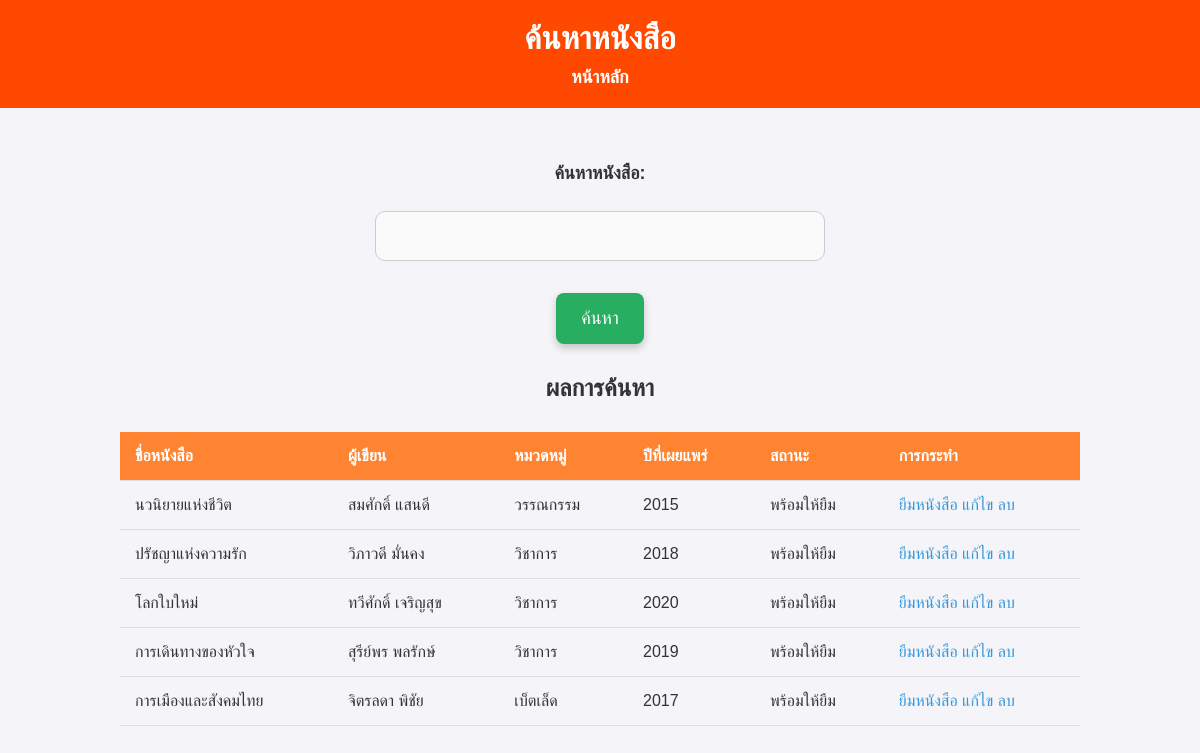
Screenshot of /search.php with the database file from the repository.
### tables this page shows
CREATE TABLE `books` (
  `book_id` int(11) NOT NULL,
  `title` varchar(255) NOT NULL,
  `author` varchar(255) NOT NULL,
  `category` varchar(100) NOT NULL,
  `publish_year` int(11) NOT NULL,
  `status` enum('available','borrowed') DEFAULT 'available',
  `borrower_name` varchar(255) DEFAULT NULL,
  `borrow_date` date DEFAULT NULL
);

### search.php (the view, shortened to what this page needs)
<?php
include('config.php');
$search_query = '';
if ($_SERVER["REQUEST_METHOD"] == "POST" && !empty($_POST['search'])) {
    $search_query = trim($_POST['search']);
    $sql = "SELECT * FROM books WHERE
                title LIKE ? OR
                author LIKE ? OR
                category LIKE ? OR
                publish_year LIKE ?";
    $stmt = mysqli_prepare($conn, $sql);
    $search_param = "%{$search_query}%";
    mysqli_stmt_bind_param($stmt, "ssss", $search_param, $search_param, $search_param, $search_param);
    mysqli_stmt_execute($stmt);
    $result = mysqli_stmt_get_result($stmt);
} else {
    $sql = "SELECT * FROM books";
    $result = mysqli_query($conn, $sql);
}
?>
<!DOCTYPE html>
<html lang="th">
<head>
    <link rel="stylesheet" href="styles.css">
</head>
<body>
    <header>
        <h1>ค้นหาหนังสือ</h1>
        <nav>
            <a href="index.php">หน้าหลัก</a>
        </nav>
    </header>
    <div class="container">
        <form method="POST">
            <label for="search">ค้นหาหนังสือ:</label>
            <input type="text" name="search" id="search" value="<?php echo htmlspecialchars($search_query, ENT_QUOTES, 'UTF-8'); ?>" required>
            <input type="submit" value="ค้นหา">
        </form>
        <div class="search-result">
            <h2>ผลการค้นหา</h2>
            <table>
                <thead>
                    <tr>
                        <th>ชื่อหนังสือ</th>
                        <th>ผู้เขียน</th>
                        <th>หมวดหมู่</th>
                        <th>ปีที่เผยแพร่</th>
                        <th>สถานะ</th>
                        <th>การกระทำ</th>
                    </tr>
                </thead>
                <tbody>
                    <?php if (mysqli_num_rows($result) > 0): ?>
                        <?php while ($row = mysqli_fetch_assoc($result)): ?>
                            <tr>
                                <td><?php echo htmlspecialchars($row['title'], ENT_QUOTES, 'UTF-8'); ?></td>
                                <td><?php echo htmlspecialchars($row['author'], ENT_QUOTES, 'UTF-8'); ?></td>
                                <td><?php echo htmlspecialchars($row['category'], ENT_QUOTES, 'UTF-8'); ?></td>
                                <td><?php echo htmlspecialchars($row['publish_year'], ENT_QUOTES, 'UTF-8'); ?></td>
                                <td><?php
                                        if (isset($row['status']) && $row['status'] == 'borrowed') {
                                            echo "ยืมแล้ว";
                                        } else {
                                            echo "พร้อมให้ยืม";
                                        }
                                    ?></td>
                                <td>
                                    <?php if ($row['status'] != 'borrowed'): ?>
                                        <a href="borrow_book.php?book_id=<?php echo $row['book_id']; ?>">ยืมหนังสือ</a>
                                    <?php else: ?>
                                        <a href="return_book.php?book_id=<?php echo $row['book_id']; ?>">คืนหนังสือ</a>
                                    <?php endif; ?>
                                    <a href="edit_book.php?book_id=<?php echo $row['book_id']; ?>">แก้ไข</a>
                                    <a href="delete_book.php?book_id=<?php echo $row['book_id']; ?>" onclick="return confirm('คุณต้องการลบหนังสือนี้หรือไม่?')">ลบ</a>
                                </td>
                            </tr>
                        <?php endwhile; ?>
                    <?php else: ?>
                        <tr><td colspan="6" style="text-align:center; color:red;">ไม่พบข้อมูล</td></tr>
                    <?php endif; ?>
                </tbody>
            </table>
        </div>
    </div>
</body>
</html>

### styles.css (style rules this page uses)
body { font-family: 'Arial', sans-serif; background-color: #f4f4f9; margin: 0; padding: 0; color: #333; }
header { background-color: #ff4800; color: white; padding: 20px; text-align: center; margin-bottom: 20px; }
header h1 { margin: 0; }
nav { margin-top: 10px; }
nav a { color: #fff; text-decoration: none; margin: 0 15px; font-size: 18px; font-weight: bold; }
.container { width: 80%; margin: 0 auto; padding: 20px; }
form { display: flex; flex-direction: column; align-items: center; }
form label { font-size: 18px; margin: 15px 0; font-weight: bold; }
form input[type="text"], form input[type="number"], form input[type="date"], form textarea, form select { width: 100%; max-width: 450px; padding: 15px; margin: 12px 0; border: 1px solid #ccc; border-radius: 6px; font-size: 16px; box-sizing: border-box; transition: border 0.3s ease; }
form input[type="submit"], button { background-color: #27ae60; color: white; padding: 15px 25px; border: none; font-size: 18px; cursor: pointer; border-radius: 8px; margin-top: 20px; box-shadow: 0 4px 8px rgba(0, 0, 0, 0.2); transition: all 0.3s ease; }
table { width: 100%; margin-top: 30px; border-collapse: collapse; }
table th, table td { padding: 15px; text-align: left; border-bottom: 1px solid #ddd; }
table th { background-color: #ff8431; color: white; }
table td a { color: #3498db; text-decoration: none; }
.search-result { margin-top: 30px; text-align: center; }
input[type="text"], input[type="number"], input[type="date"], textarea { background-color: #fafafa; border: 1px solid #ddd; }
form input[type="text"], form input[type="number"], form input[type="date"], form textarea, form select { border-radius: 10px; }

### rows the page displays
books: title "นวนิยายแห่งชีวิต", author "สมศักดิ์ แสนดี", category "วรรณกรรม", publish_year "2015", status "พร้อมให้ยืม"
books: title "ปรัชญาแห่งความรัก", author "วิภาวดี มั่นคง", category "วิชาการ", publish_year "2018", status "พร้อมให้ยืม"
books: title "โลกใบใหม่", author "ทวีศักดิ์ เจริญสุข", category "วิชาการ", publish_year "2020", status "พร้อมให้ยืม"
books: title "การเดินทางของหัวใจ", author "สุรีย์พร พลรักษ์", category "วิชาการ", publish_year "2019", status "พร้อมให้ยืม"
books: title "การเมืองและสังคมไทย", author "จิตรลดา พิชัย", category "เบ็ตเล็ด", publish_year "2017", status "พร้อมให้ยืม"
